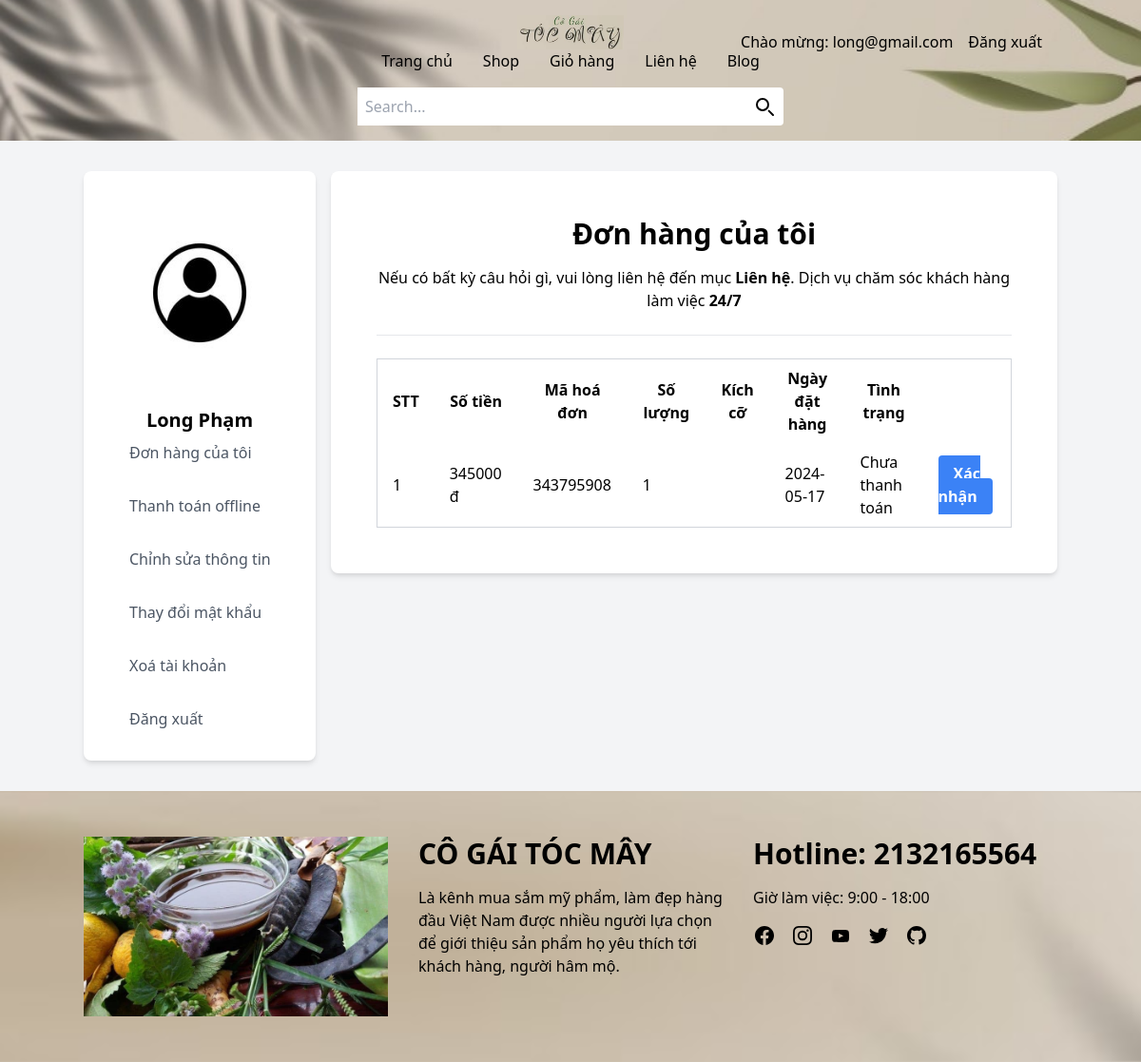
The app's page /customer/my_account.php (signed in) with its own data.
### tables this page shows
CREATE TABLE `customers` (
  `customer_id` int(10) NOT NULL,
  `customer_name` varchar(255) NOT NULL,
  `customer_email` varchar(255) NOT NULL,
  `customer_pass` varchar(255) NOT NULL,
  `customer_country` text NOT NULL,
  `customer_city` text NOT NULL,
  `customer_contact` varchar(255) NOT NULL,
  `customer_address` text NOT NULL,
  `customer_image` text NOT NULL,
  `customer_ip` varchar(100) NOT NULL
);

CREATE TABLE `customer_orders` (
  `order_id` int(10) NOT NULL,
  `customer_id` int(10) NOT NULL,
  `due_amount` int(100) NOT NULL,
  `invoice_no` int(11) NOT NULL,
  `qty` int(10) NOT NULL,
  `size` text NOT NULL,
  `order_date` date NOT NULL,
  `order_status` text NOT NULL
);

### customer/my_orders.php (the view)
<div class="bg-white p-6">
    <h1 class="text-center text-3xl font-bold mb-4">Đơn hàng của tôi</h1>
    <p class="text-muted text-center mb-4">
        Nếu có bất kỳ câu hỏi gì, vui lòng liên hệ đến mục
        <a href="../lienhe.php" class="font-bold">Liên hệ</a>. Dịch vụ chăm sóc khách hàng làm việc
        <span class="font-bold">24/7</span>
    </p>
    <hr class="my-6">
    <div class="overflow-x-auto">
        <table class="table-auto w-full border-collapse border border-gray-300">
            <thead>
                <tr>
                    <th class="px-4 py-2">STT</th>
                    <th class="px-4 py-2">Số tiền</th>
                    <th class="px-4 py-2">Mã hoá đơn</th>
                    <th class="px-4 py-2">Số lượng</th>
                    <th class="px-4 py-2">Kích cỡ</th>
                    <th class="px-4 py-2">Ngày đặt hàng</th>
                    <th class="px-4 py-2">Tình trạng</th>
                    <th class="px-4 py-2"></th>
                </tr>
            </thead>
            <tbody>
                <?php
                $session_email = $_SESSION['customer_email'];
                $get_customer = "select * from customers where customer_email='$session_email'";
                $run_customer = mysqli_query($conn, $get_customer);
                $row_customer = mysqli_fetch_array($run_customer);
                $customer_id = $row_customer['customer_id'];
                $get_orders = "select * from customer_orders where customer_id='$customer_id'";
                $run_orders = mysqli_query($conn, $get_orders);
                $i = 0;
                while ($row_orders = mysqli_fetch_array($run_orders)) {
                    $order_id = $row_orders['order_id'];
                    $due_amount = $row_orders['due_amount'];
                    $invoice_no = $row_orders['invoice_no'];
                    $qty = $row_orders['qty'];
                    $size = $row_orders['size'];
                    $order_date = substr($row_orders['order_date'], 0, 11);
                    $order_status = ($row_orders['order_status'] == 'Đang chờ xử lý') ? 'Chưa thanh toán' : 'Đã thanh toán';
                    $i++;
                ?>
                <tr>
                    <td class="px-4 py-2"><?php echo $i; ?></td>
                    <td class="px-4 py-2"><?php echo $due_amount; ?> đ</td>
                    <td class="px-4 py-2"><?php echo $invoice_no; ?></td>
                    <td class="px-4 py-2"><?php echo $qty; ?></td>
                    <td class="px-4 py-2"><?php echo $size; ?></td>
                    <td class="px-4 py-2"><?php echo $order_date; ?></td>
                    <td class="px-4 py-2"><?php echo $order_status; ?></td>
                    <td class="px-4 py-2">
                        <a href="confirm.php?order_id=<?php echo $order_id; ?>" target="_blank"
                            class="bg-blue-500 hover:bg-blue-700 text-white font-bold py-2 px-4 rounded">
                            Xác nhận
                        </a>
                    </td>
                </tr>
                <?php } ?>
            </tbody>
        </table>
    </div>
</div>

### customer/includes/sidebar.php (shortened to what this page needs)
<div class="bg-white rounded-lg shadow-md p-6">
    <?php
    $session_email = $_SESSION['customer_email'];
    $select_customer = "select * from customers where customer_email='$session_email'";
    $run_customer = mysqli_query($conn, $select_customer);
    $row_customer = mysqli_fetch_array($run_customer);
    $customer_name = $row_customer['customer_name'];
    if (isset($_SESSION['customer_email'])) {
    ?>
        <div class="text-center">
            <img class="w-52 h-52 rounded-full mx-auto mb-4" src="../customer/customer_images/customer.jpg" alt="Customer Image">
            <h1 class="text-xl font-bold"><?php echo $customer_name; ?></h1>
        </div>
    <?php
    }
    ?>
    <ul class="space-y-4">
        <li class="<?php echo isset($_GET['my_orders']) ? 'bg-gray-100' : ''; ?>">
            <a href="my_account.php?page=my_orders" class="flex items-center space-x-2 py-2 px-4 rounded-lg transition duration-300 <?php echo isset($_GET['my_orders']) ? 'text-blue-500' : 'text-gray-600'; ?>">
                <span>Đơn hàng của tôi</span>
            </a>
        </li>
        <li class="<?php echo isset($_GET['pay_offline']) ? 'bg-gray-100' : ''; ?>">
            <a href="my_account.php?page=pay_offline" class="flex items-center space-x-2 py-2 px-4 rounded-lg transition duration-300 <?php echo isset($_GET['pay_offline']) ? 'text-blue-500' : 'text-gray-600'; ?>">
                <span>Thanh toán offline</span>
            </a>
        </li>
        <li class="<?php echo isset($_GET['edit_account']) ? 'bg-gray-100' : ''; ?>">
            <a href="my_account.php?page=edit_account" class="flex items-center space-x-2 py-2 px-4 rounded-lg transition duration-300 <?php echo isset($_GET['edit_account']) ? 'text-blue-500' : 'text-gray-600'; ?>">
                <span>Chỉnh sửa thông tin</span>
            </a>
        </li>
        <li class="<?php echo isset($_GET['change_pass']) ? 'bg-gray-100' : ''; ?>">
            <a href="my_account.php?page=change_pass" class="flex items-center space-x-2 py-2 px-4 rounded-lg transition duration-300 <?php echo isset($_GET['change_pass']) ? 'text-blue-500' : 'text-gray-600'; ?>">
                <span>Thay đổi mật khẩu</span>
            </a>
        </li>
        <li class="<?php echo isset($_GET['delete_account']) ? 'bg-gray-100' : ''; ?>">
            <a href="my_account.php?page=delete_account" class="flex items-center space-x-2 py-2 px-4 rounded-lg transition duration-300 <?php echo isset($_GET['delete_account']) ? 'text-blue-500' : 'text-gray-600'; ?>">
                <span>Xoá tài khoản</span>
            </a>
        </li>
        <li>
            <a href="logout.php" class="flex items-center space-x-2 py-2 px-4 rounded-lg transition duration-300 text-gray-600 hover:text-blue-500">
                <span>Đăng xuất</span>
            </a>
        </li>
    </ul>
</div>

### records on screen
customers: customer_name "Long Phạm"
customer_orders: due_amount "345000", invoice_no "343795908", qty "1", order_date "2024-05-17", order_status "Chưa thanh toán"

### other values on screen
$_SESSION['customer_email'] "long@gmail.com"
